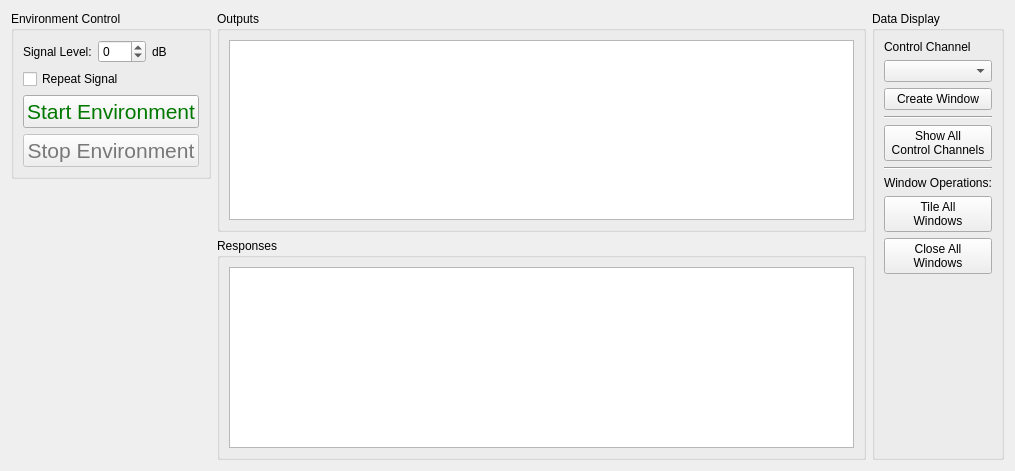
<?xml version="1.0" encoding="UTF-8"?>
<ui version="4.0">
 <class>Form</class>
 <widget class="QWidget" name="Form">
  <property name="geometry">
   <rect>
    <x>0</x>
    <y>0</y>
    <width>1015</width>
    <height>471</height>
   </rect>
  </property>
  <property name="windowTitle">
   <string>Form</string>
  </property>
  <layout class="QHBoxLayout" name="horizontalLayout_4">
   <item>
    <layout class="QVBoxLayout" name="environment_control_layout">
     <item>
      <widget class="QGroupBox" name="environment_control_groupbox">
       <property name="sizePolicy">
        <sizepolicy hsizetype="Minimum" vsizetype="Minimum">
         <horstretch>0</horstretch>
         <verstretch>0</verstretch>
        </sizepolicy>
       </property>
       <property name="title">
        <string>Environment Control</string>
       </property>
       <layout class="QVBoxLayout" name="verticalLayout_2">
        <item>
         <layout class="QHBoxLayout" name="test_level_layout">
          <item>
           <widget class="QLabel" name="test_level_label">
            <property name="sizePolicy">
             <sizepolicy hsizetype="Minimum" vsizetype="Preferred">
              <horstretch>0</horstretch>
              <verstretch>0</verstretch>
             </sizepolicy>
            </property>
            <property name="text">
             <string>Signal Level:</string>
            </property>
           </widget>
          </item>
          <item>
           <widget class="QSpinBox" name="test_level_selector">
            <property name="keyboardTracking">
             <bool>false</bool>
            </property>
            <property name="minimum">
             <number>-60</number>
            </property>
            <property name="maximum">
             <number>18</number>
            </property>
           </widget>
          </item>
          <item>
           <widget class="QLabel" name="db_label">
            <property name="sizePolicy">
             <sizepolicy hsizetype="Minimum" vsizetype="Preferred">
              <horstretch>0</horstretch>
              <verstretch>0</verstretch>
             </sizepolicy>
            </property>
            <property name="text">
             <string>dB</string>
            </property>
           </widget>
          </item>
         </layout>
        </item>
        <item>
         <widget class="QCheckBox" name="repeat_signal_checkbox">
          <property name="text">
           <string>Repeat Signal</string>
          </property>
         </widget>
        </item>
        <item>
         <layout class="QVBoxLayout" name="button_layout">
          <item>
           <widget class="QPushButton" name="start_test_button">
            <property name="sizePolicy">
             <sizepolicy hsizetype="Minimum" vsizetype="Minimum">
              <horstretch>0</horstretch>
              <verstretch>0</verstretch>
             </sizepolicy>
            </property>
            <property name="palette">
             <palette>
              <active>
               <colorrole role="ButtonText">
                <brush brushstyle="SolidPattern">
                 <color alpha="255">
                  <red>0</red>
                  <green>120</green>
                  <blue>0</blue>
                 </color>
                </brush>
               </colorrole>
              </active>
              <inactive>
               <colorrole role="ButtonText">
                <brush brushstyle="SolidPattern">
                 <color alpha="255">
                  <red>0</red>
                  <green>120</green>
                  <blue>0</blue>
                 </color>
                </brush>
               </colorrole>
              </inactive>
              <disabled>
               <colorrole role="ButtonText">
                <brush brushstyle="SolidPattern">
                 <color alpha="255">
                  <red>120</red>
                  <green>120</green>
                  <blue>120</blue>
                 </color>
                </brush>
               </colorrole>
              </disabled>
             </palette>
            </property>
            <property name="font">
             <font>
              <pointsize>16</pointsize>
             </font>
            </property>
            <property name="text">
             <string>Start Environment</string>
            </property>
           </widget>
          </item>
          <item>
           <widget class="QPushButton" name="stop_test_button">
            <property name="enabled">
             <bool>false</bool>
            </property>
            <property name="sizePolicy">
             <sizepolicy hsizetype="Minimum" vsizetype="Minimum">
              <horstretch>0</horstretch>
              <verstretch>0</verstretch>
             </sizepolicy>
            </property>
            <property name="palette">
             <palette>
              <active>
               <colorrole role="ButtonText">
                <brush brushstyle="SolidPattern">
                 <color alpha="255">
                  <red>255</red>
                  <green>0</green>
                  <blue>0</blue>
                 </color>
                </brush>
               </colorrole>
              </active>
              <inactive>
               <colorrole role="ButtonText">
                <brush brushstyle="SolidPattern">
                 <color alpha="255">
                  <red>255</red>
                  <green>0</green>
                  <blue>0</blue>
                 </color>
                </brush>
               </colorrole>
              </inactive>
              <disabled>
               <colorrole role="ButtonText">
                <brush brushstyle="SolidPattern">
                 <color alpha="255">
                  <red>120</red>
                  <green>120</green>
                  <blue>120</blue>
                 </color>
                </brush>
               </colorrole>
              </disabled>
             </palette>
            </property>
            <property name="font">
             <font>
              <pointsize>16</pointsize>
             </font>
            </property>
            <property name="text">
             <string>Stop Environment</string>
            </property>
           </widget>
          </item>
         </layout>
        </item>
       </layout>
      </widget>
     </item>
     <item>
      <spacer name="environment_control_spacer">
       <property name="orientation">
        <enum>Qt::Vertical</enum>
       </property>
       <property name="sizeHint" stdset="0">
        <size>
         <width>20</width>
         <height>40</height>
        </size>
       </property>
      </spacer>
     </item>
    </layout>
   </item>
   <item>
    <layout class="QVBoxLayout" name="signal_layout">
     <item>
      <widget class="QGroupBox" name="output_signal_groupbox">
       <property name="sizePolicy">
        <sizepolicy hsizetype="Preferred" vsizetype="Expanding">
         <horstretch>0</horstretch>
         <verstretch>0</verstretch>
        </sizepolicy>
       </property>
       <property name="title">
        <string>Outputs</string>
       </property>
       <layout class="QHBoxLayout" name="horizontalLayout_3">
        <item>
         <widget class="PlotWidget" name="output_signal_plot"/>
        </item>
       </layout>
      </widget>
     </item>
     <item>
      <widget class="QGroupBox" name="response_signal_groupbox">
       <property name="sizePolicy">
        <sizepolicy hsizetype="Preferred" vsizetype="Expanding">
         <horstretch>0</horstretch>
         <verstretch>0</verstretch>
        </sizepolicy>
       </property>
       <property name="title">
        <string>Responses</string>
       </property>
       <layout class="QHBoxLayout" name="horizontalLayout_2">
        <item>
         <widget class="PlotWidget" name="response_signal_plot"/>
        </item>
       </layout>
      </widget>
     </item>
    </layout>
   </item>
   <item>
    <widget class="QGroupBox" name="data_display_groupbox">
     <property name="title">
      <string>Data Display</string>
     </property>
     <layout class="QVBoxLayout" name="verticalLayout_40">
      <item>
       <widget class="QLabel" name="control_channel_label">
        <property name="text">
         <string>Control Channel</string>
        </property>
       </widget>
      </item>
      <item>
       <widget class="QComboBox" name="control_channel_selector"/>
      </item>
      <item>
       <widget class="QPushButton" name="create_window_button">
        <property name="text">
         <string>Create Window</string>
        </property>
       </widget>
      </item>
      <item>
       <widget class="Line" name="data_display_separator_0">
        <property name="orientation">
         <enum>Qt::Horizontal</enum>
        </property>
       </widget>
      </item>
      <item>
       <widget class="QPushButton" name="show_all_channels_button">
        <property name="text">
         <string>Show All
Control Channels</string>
        </property>
       </widget>
      </item>
      <item>
       <widget class="Line" name="data_display_separator_1">
        <property name="orientation">
         <enum>Qt::Horizontal</enum>
        </property>
       </widget>
      </item>
      <item>
       <widget class="QLabel" name="window_operations_label">
        <property name="text">
         <string>Window Operations:</string>
        </property>
       </widget>
      </item>
      <item>
       <widget class="QPushButton" name="tile_windows_button">
        <property name="text">
         <string>Tile All
Windows</string>
        </property>
       </widget>
      </item>
      <item>
       <widget class="QPushButton" name="close_windows_button">
        <property name="text">
         <string>Close All
Windows</string>
        </property>
       </widget>
      </item>
      <item>
       <spacer name="data_display_spacer">
        <property name="orientation">
         <enum>Qt::Vertical</enum>
        </property>
        <property name="sizeHint" stdset="0">
         <size>
          <width>20</width>
          <height>40</height>
         </size>
        </property>
       </spacer>
      </item>
     </layout>
    </widget>
   </item>
  </layout>
 </widget>
 <customwidgets>
  <customwidget>
   <class>PlotWidget</class>
   <extends>QGraphicsView</extends>
   <header location="global">pyqtgraph</header>
  </customwidget>
 </customwidgets>
 <resources/>
 <connections/>
</ui>
